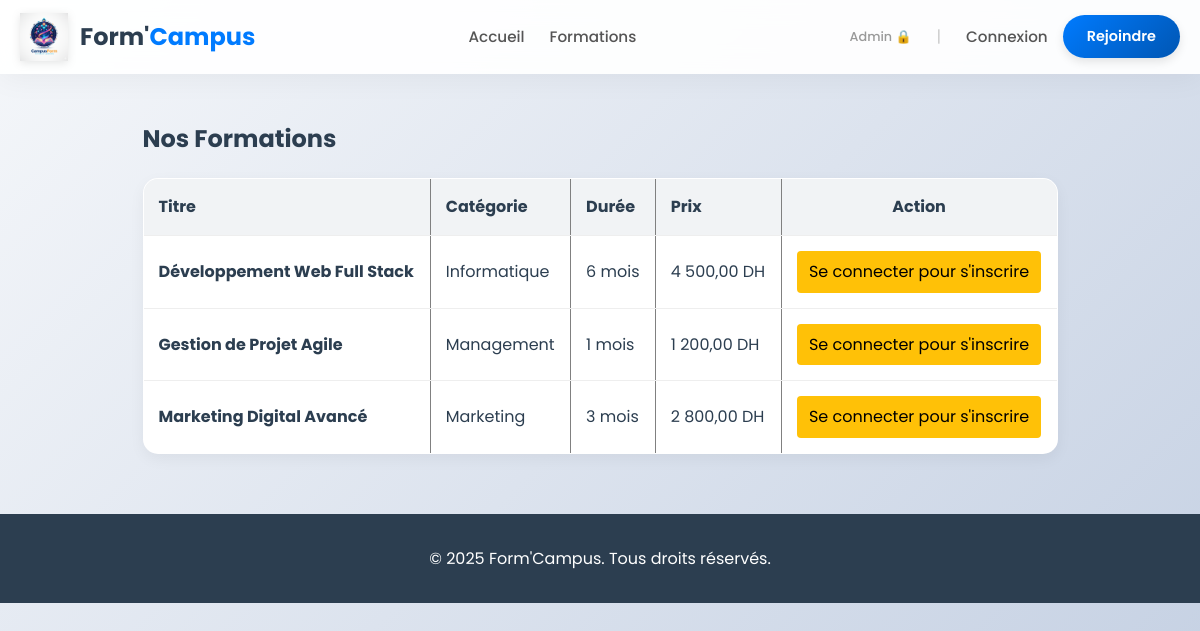
The page /formations.php on the database its author committed.
### tables this page shows
CREATE TABLE IF NOT EXISTS formations (
    id INT(11) UNSIGNED AUTO_INCREMENT PRIMARY KEY,
    titre VARCHAR(255) NOT NULL,
    categorie VARCHAR(255) NOT NULL,
    description TEXT,
    duree VARCHAR(100),
    prix DECIMAL(10, 2) NOT NULL
);

### formations.php (the view, shortened to what this page needs)
<?php
require_once 'includes/connexion.php';
require_once 'includes/header.php';
try {
    $stmt = $pdo->query("SELECT * FROM formations ORDER BY categorie, titre");
    $formations = $stmt->fetchAll();
} catch (PDOException $e) {
    $error_message = "Erreur lors de la récupération des formations : " . $e->getMessage();
    $formations = [];
}
$mes_inscriptions = [];
$est_connecte = false;
?>
<div class="container" style="margin-top: 30px;">
    <h2>Nos Formations</h2>
    <?php if (empty($formations)): ?>
        <p>Aucune formation n'est disponible pour le moment.</p>
    <?php else: ?>
        <table border="1" cellpadding="10" cellspacing="0" style="width: 100%; border-collapse: collapse; margin-top: 20px;">
            <thead>
                <tr style="background-color: #f8f9fa; text-align: left;">
                    <th>Titre</th>
                    <th>Catégorie</th>
                    <th>Durée</th>
                    <th>Prix</th>
                    <th style="text-align: center;">Action</th>
                </tr>
            </thead>
            <tbody>
                <?php foreach ($formations as $formation): ?>
                    <tr>
                        <td><strong><?= htmlspecialchars($formation['titre']) ?></strong></td>
                        <td><?= htmlspecialchars($formation['categorie']) ?></td>
                        <td><?= htmlspecialchars($formation['duree']) ?></td>
                        <td><?= number_format($formation['prix'], 2, ',', ' ') ?> DH</td>
                        <td style="text-align: center;">
                            <?php
                            if (in_array($formation['id'], $mes_inscriptions)):
                            ?>
                                <span style="color: green; font-weight: bold;">
                                    ✔ Déjà inscrit
                                </span>
                            <?php else: ?>
                                <?php
                                if ($est_connecte):
                                ?>
                                    <a href="inscription.php?formation_id=<?= $formation['id'] ?>"
                                       style="display: inline-block; background-color: #007bff; color: white; padding: 8px 12px; text-decoration: none; border-radius: 4px;">
                                       S'inscrire au cours
                                    </a>
                                <?php else: ?>
                                    <a href="inscription_client.php"
                                       style="display: inline-block; background-color: #ffc107; color: black; padding: 8px 12px; text-decoration: none; border-radius: 4px;">
                                       Se connecter pour s'inscrire
                                    </a>
                                <?php endif; ?>
                            <?php endif; ?>
                        </td>
                    </tr>
                <?php endforeach; ?>
            </tbody>
        </table>
    <?php endif; ?>
</div>
<?php
require_once 'includes/footer.php';
?>

### style.css (style rules this page uses)
:root { --primary-color: #007bff; --primary-dark: #0056b3; --secondary-color: #6c757d; --dark-color: #2c3e50; --light-color: #f8f9fa; --white: #ffffff; --success-color: #28a745; --danger-color: #dc3545; --font-main: 'Poppins', sans-serif; }
* { margin: 0; padding: 0; box-sizing: border-box; }
body { font-family: var(--font-main); background: linear-gradient(135deg, #f5f7fa 0%, #c3cfe2 100%); color: var(--dark-color); line-height: 1.6; min-height: 100vh; }
a { text-decoration: none; color: inherit; }
.container { width: 90%; max-width: 1200px; margin: 0 auto; padding: 0 15px; }
table { width: 100%; border-collapse: separate; border-spacing: 0; background: white; border-radius: 15px; overflow: hidden; box-shadow: 0 5px 15px rgba(0,0,0,0.05); margin-top: 20px; }
th, td { padding: 15px; text-align: left; border-bottom: 1px solid #eee; }
th { background: #f1f3f5; font-weight: 700; color: var(--dark-color); }

### rows shown on the page
formations: titre "Développement Web Full Stack", categorie "Informatique", duree "6 mois", prix "4 500,00", shows "Se connecter pour s'inscrire"
formations: titre "Gestion de Projet Agile", categorie "Management", duree "1 mois", prix "1 200,00", shows "Se connecter pour s'inscrire"
formations: titre "Marketing Digital Avancé", categorie "Marketing", duree "3 mois", prix "2 800,00", shows "Se connecter pour s'inscrire"
